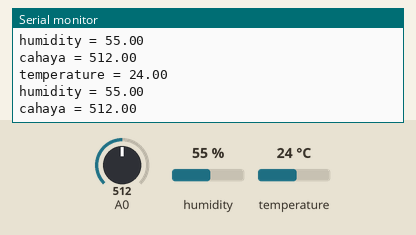
Simulated run of this sketch. Board: Arduino Uno, built with avr-gcc and run on an emulated ATmega328P. Shown: the last lines printed to the serial monitor. The inputs (shaded band) are chosen by the test bench; at power-on: humidity 55 %, A0 = 512, temperature 24 °C.

Above: at 2.8 s.
2.9 s: humidity set to 22 %
At 4.8 s:
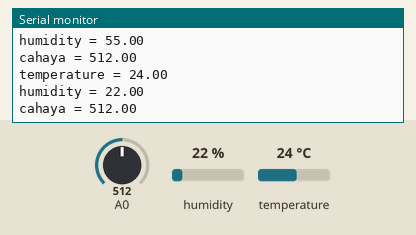
5.6 s: A0 set to 716
At 7.3 s:
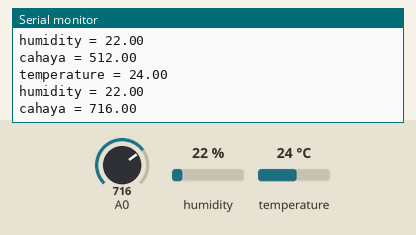
8.3 s: temperature set to 12 °C
At 10.8 s:
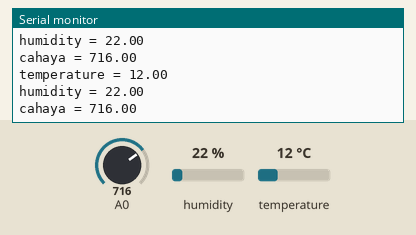
11.0 s: A0 set to 900
At 13.4 s:
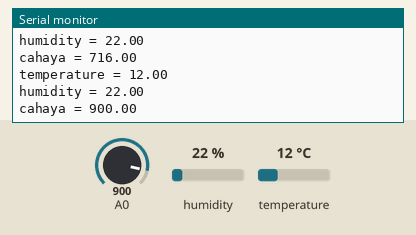
13.7 s: humidity set to 40 %
At 14.6 s:
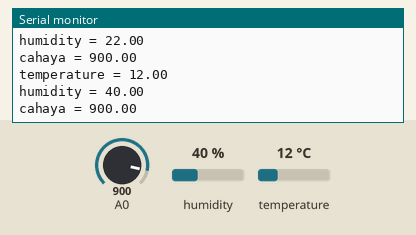
Timing chart, 0 to 16.7 s (numbered marks = the images above; inputs shaded):
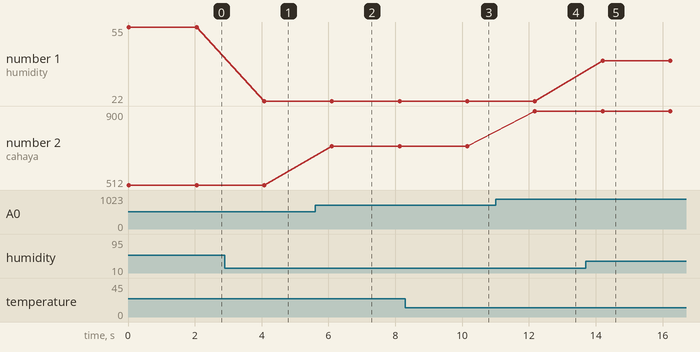

Measured:
- after the input at 2.9 s, the serial monitor: prints a new line after 1.2 s (image 1)
- after the input at 5.6 s, the serial monitor: prints a new line after 0.50 s (image 2)
- after the input at 8.3 s, the serial monitor: prints a new line after 1.8 s (image 3)
- after the input at 11.0 s, the serial monitor: prints a new line after 1.2 s (image 4)
- after the input at 13.7 s, the serial monitor: prints a new line after 0.50 s (image 5)
- plotted number 1: 55 → 22 after the input at 2.9 s, 22 → 40 after the input at 13.7 s
- plotted number 2: 512 → 716 after the input at 5.6 s, 716 → 900 after the input at 11.0 s

The sketch:

tester.ino
```cpp
//#include <ESP8266HTTPClient.h>
//#include <ArduinoJson.h>
//#include <ESP8266WiFi.h>
#include <DHT.h>
#include <Adafruit_Sensor.h>

#define DHTPIN 8
#define DHTTYPE DHT11

DHT dht(DHTPIN,DHTTYPE);

void setup() {
  Serial.begin(115200);
  // Inisialisasi koneksi WiFi
//  WiFi.begin("Arta jaya c02", "1231231234");
//  while (WiFi.status() != WL_CONNECTED) {
//    delay(1000);
//    Serial.println("Connecting to WiFi..");
//  }
//  Serial.println("Connected to WiFi");


}

void loop() {
  // Loop kosong
    // Baca nilai suhu dari sensor (contoh)

  float temperature = dht.readTemperature();
  float humidity = dht.readHumidity();
  float cahaya= analogRead(A0);
  if (!isnan(temperature)&!isnan(cahaya)){
    if (temperature<0){
    float tmp=temperature*-1;
    Serial.print("temperature = ");
    Serial.println(tmp);
    Serial.print("humidity = ");
    Serial.println(humidity);
    Serial.print("cahaya = ");
    Serial.println(cahaya);
      }else{
    float tmp=temperature*1;
    Serial.print("temperature = ");
    Serial.println(tmp);
    Serial.print("humidity = ");
    Serial.println(humidity);
    Serial.print("cahaya = ");
    Serial.println(cahaya);
      }
    }


  else{
    Serial.println("Data Tidak Ada");}

  delay(2000);
}
```
